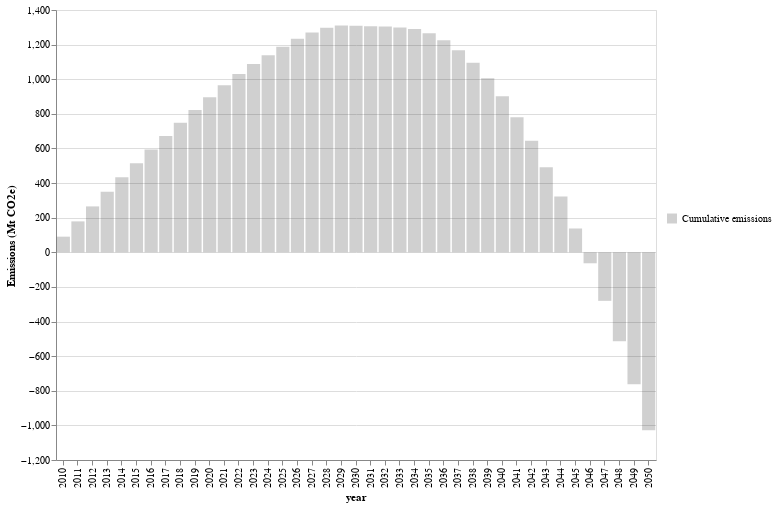

Notebook code for this chart:
### Code cell
# HIDE CODE 
cumsum_plot

### Figure 1 — Vega-Lite specification as saved in the notebook (floating-point values rounded to 4 significant figures)
{"config": {"view": {"continuousWidth": 300, "continuousHeight": 300}}, "data": {"name": "data-ffa04de892637d64049cb4cef9952dc5"}, "mark": {"type": "bar", "color": "grey", "opacity": 0.2}, "encoding": {"color": {"field": "Cumulative_emissions", "legend": {"direction": "vertical", "legendX": 610, "legendY": 202.5, "orient": "none", "title": null, "titleAnchor": "middle"}, "scale": {"range": ["#181818"]}, "type": "nominal"}, "tooltip": [{"field": "Net_emission_cum", "format": ",.2f", "title": "Cumulative Quantity (Mt CO2e)", "type": "quantitative"}], "x": {"field": "year", "type": "ordinal"}, "y": {"field": "Net_emission_cum", "title": "Emissions (Mt CO2e)", "type": "quantitative"}}, "height": 450, "transform": [{"calculate": "datum.year > 0 ? \"Cumulative emissions\" : \"Cumulative emissions\"", "as": "Cumulative_emissions"}], "width": 600, "$schema": "https://vega.github.io/schema/vega-lite/v5.15.1.json", "datasets": {"data-ffa04de892637d64049cb4cef9952dc5": [{"year": 2010, "Net_emission": 90.4, "Net_emission_cum": 90.4}, {"year": 2011, "Net_emission": 88.27, "Net_emission_cum": 178.7}, {"year": 2012, "Net_emission": 86.54, "Net_emission_cum": 265.2}, {"year": 2013, "Net_emission": 84.81, "Net_emission_cum": 350.0}, {"year": 2014, "Net_emission": 83.08, "Net_emission_cum": 433.1}, {"year": 2015, "Net_emission": 81.35, "Net_emission_cum": 514.5}, {"year": 2016, "Net_emission": 79.63, "Net_emission_cum": 594.1}, {"year": 2017, "Net_emission": 77.89, "Net_emission_cum": 672.0}, {"year": 2018, "Net_emission": 76.17, "Net_emission_cum": 748.2}, {"year": 2019, "Net_emission": 74.44, "Net_emission_cum": 822.6}, {"year": 2020, "Net_emission": 72.71, "Net_emission_cum": 895.3}, {"year": 2021, "Net_emission": 69.23, "Net_emission_cum": 964.5}, {"year": 2022, "Net_emission": 65.74, "Net_emission_cum": 1030.0}, {"year": 2023, "Net_emission": 58.11, "Net_emission_cum": 1088.0}, {"year": 2024, "Net_emission": 50.48, "Net_emission_cum": 1139.0}, {"year": 2025, "Net_emission": 48.34, "Net_emission_cum": 1187.0}, {"year": 2026, "Net_emission": 46.19, "Net_emission_cum": 1233.0}, {"year": 2027, "Net_emission": 36.96, "Net_emission_cum": 1270.0}, {"year": 2028, "Net_emission": 27.73, "Net_emission_cum": 1298.0}, {"year": 2029, "Net_emission": 12.71, "Net_emission_cum": 1311.0}, {"year": 2030, "Net_emission": -2.304, "Net_emission_cum": 1308.0}, {"year": 2031, "Net_emission": -2.005, "Net_emission_cum": 1306.0}, {"year": 2032, "Net_emission": -1.711, "Net_emission_cum": 1305.0}, {"year": 2033, "Net_emission": -5.46, "Net_emission_cum": 1299.0}, {"year": 2034, "Net_emission": -9.212, "Net_emission_cum": 1290.0}, {"year": 2035, "Net_emission": -24.94, "Net_emission_cum": 1265.0}, {"year": 2036, "Net_emission": -40.63, "Net_emission_cum": 1225.0}, {"year": 2037, "Net_emission": -56.82, "Net_emission_cum": 1168.0}, {"year": 2038, "Net_emission": -73.01, "Net_emission_cum": 1095.0}, {"year": 2039, "Net_emission": -88.77, "Net_emission_cum": 1006.0}, {"year": 2040, "Net_emission": -104.5, "Net_emission_cum": 901.4}, {"year": 2041, "Net_emission": -120.6, "Net_emission_cum": 780.8}, {"year": 2042, "Net_emission": -136.7, "Net_emission_cum": 644.2}, {"year": 2043, "Net_emission": -152.8, "Net_emission_cum": 491.4}, {"year": 2044, "Net_emission": -168.8, "Net_emission_cum": 322.6}, {"year": 2045, "Net_emission": -184.9, "Net_emission_cum": 137.6}, {"year": 2046, "Net_emission": -201.0, "Net_emission_cum": -63.38}, {"year": 2047, "Net_emission": -217.1, "Net_emission_cum": -280.5}, {"year": 2048, "Net_emission": -233.2, "Net_emission_cum": -513.7}, {"year": 2049, "Net_emission": -249.3, "Net_emission_cum": -763.0}, {"year": 2050, "Net_emission": -265.4, "Net_emission_cum": -1028.0}]}}
